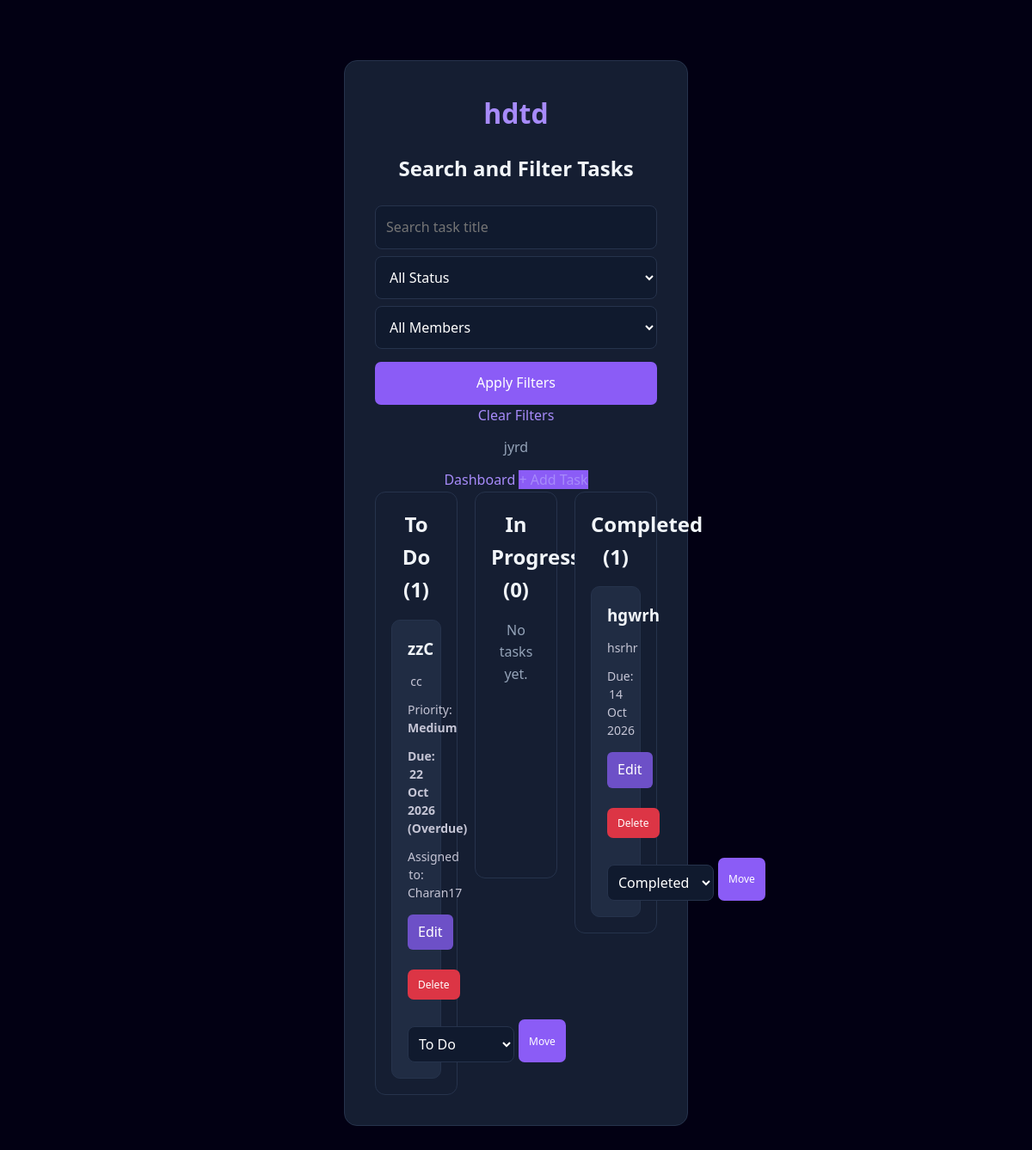
The page /project/4/tasks/ (signed in) on the database its author committed.
### core/models.py (models this page shows, shortened)
class Project(models.Model):
    name = models.CharField(max_length=200)
    description = models.TextField()
    created_by = models.ForeignKey(
        User,
        on_delete=models.CASCADE,
        related_name='created_projects'
    )
    members = models.ManyToManyField(
        User,
        related_name='joined_projects',
        blank=True
    )
    created_at = models.DateTimeField(auto_now_add=True)
    CATEGORY_CHOICES = [
    ('Development', 'Development'),
    ('Design', 'Design'),
    ('Research', 'Research'),
    ('Education', 'Education'),
    ('Business', 'Business'),
    ('Others', 'Others'),
    ]
    category = models.CharField(
    max_length=20,
    choices=CATEGORY_CHOICES,
    default='Others'
    )

class Task(models.Model):
    STATUS_CHOICES = [
        ('To Do', 'To Do'),
        ('In Progress', 'In Progress'),
        ('Completed', 'Completed'),
    ]
    PRIORITY_CHOICES = [
        ('Low', 'Low'),
        ('Medium', 'Medium'),
        ('High', 'High'),
    ]
    priority = models.CharField(
        max_length=10,
        choices=PRIORITY_CHOICES,
        default='Medium'
    )
    project = models.ForeignKey(
        Project,
        on_delete=models.CASCADE,
        related_name='tasks'
    )
    attachment = models.FileField(
    upload_to='task_attachments/',
    blank=True,
    null=True
    )
    title = models.CharField(max_length=200)
    description = models.TextField()
    assigned_to = models.ForeignKey(
        User,
        on_delete=models.SET_NULL,
        null=True,
        blank=True,
        related_name='assigned_tasks'
    )
    status = models.CharField(
        max_length=20,
        choices=STATUS_CHOICES,
        default='To Do'
    )
    due_date = models.DateField(null=True, blank=True)
    created_at = models.DateTimeField(auto_now_add=True)

### core/views.py (the view)
# urls.py: path('project/<int:project_id>/tasks/', views.project_tasks, name='project_tasks'),
@login_required
def project_tasks(request, project_id):
    project = get_object_or_404(
        Project,
        id=project_id,
        members=request.user
    )
    tasks = Task.objects.filter(
        project=project
    ).select_related('assigned_to')
    search = request.GET.get('search', '').strip()
    status = request.GET.get('status', '')
    assigned_to = request.GET.get('assigned_to', '')
    if search:
        tasks = tasks.filter(title__icontains=search)
    if status in ['To Do', 'In Progress', 'Completed']:
        tasks = tasks.filter(status=status)
    if assigned_to.isdigit():
        tasks = tasks.filter(assigned_to_id=int(assigned_to))
    todo_tasks = tasks.filter(status='To Do')
    progress_tasks = tasks.filter(status='In Progress')
    completed_tasks = tasks.filter(status='Completed')
    return render(request, 'core/tasks.html', {
        'project': project,
        'tasks': tasks,
        'todo_tasks': todo_tasks,
        'progress_tasks': progress_tasks,
        'completed_tasks': completed_tasks,
        'today': timezone.localdate(),
        'members': project.members.all(),
        'search': search,
        'selected_status': status,
        'selected_member': assigned_to,
    })

### core/templates/core/tasks.html (shortened to what this page needs)
{% load static %}
<!DOCTYPE html>
<html>
<head>
    <link rel="stylesheet" href="{% static 'core/style.css' %}">
</head>
<body>
<div class="container">
    <header class="dashboard-header">
        <div>
            <h1>{{ project.name }}</h1>
<h2>Search and Filter Tasks</h2>
<form method="GET">
    <input
        type="text"
        name="search"
        placeholder="Search task title"
        value="{{ search }}"
    >
    <select name="status">
        <option value="">All Status</option>
    </select>
    <select name="assigned_to">
        <option value="">All Members</option>
    </select>
    <button type="submit">Apply Filters</button>
    <a href="{% url 'project_tasks' project.id %}">
        Clear Filters
    </a>
</form>
            <p>{{ project.description }}</p>
        </div>
        <div>
            <a href="{% url 'dashboard' %}" class="dashboard-btn">
                Dashboard
            </a>
            <a href="{% url 'create_task' project.id %}" class="add-btn">
                + Add Task
            </a>
        </div>
    </header>
    <div class="kanban-board">
        <div class="kanban-column">
            <h2>To Do ({{ todo_tasks.count }})</h2>
            {% for task in todo_tasks %}
                <div class="task-card">
                    <h3>{{ task.title }}</h3>
                    <p>{{ task.description }}</p>
                    <p>
    Priority:
    <strong>{{ task.priority }}</strong>
</p>
                    {% if task.due_date %}
                        <p class="due-date
                        {% if task.due_date < today %}
                            overdue
                        {% endif %}">
                            Due: {{ task.due_date|date:"d M Y" }}
                            {% if task.due_date < today %}
                                (Overdue)
                            {% endif %}
                        </p>
                    {% else %}
                        <p class="due-date">No deadline</p>
                    {% endif %}
                    {% if task.assigned_to %}
                        <p>Assigned to: {{ task.assigned_to.username }}</p>
                    {% endif %}
                    {% include "core/task_actions.html" %}
                </div>
            {% empty %}
                <p>No tasks yet.</p>
            {% endfor %}
        </div>
        <div class="kanban-column">
            <h2>In Progress ({{ progress_tasks.count }})</h2>
            {% for task in progress_tasks %}
                <div class="task-card">
                    <h3>{{ task.title }}</h3>
                    <p>{{ task.description }}</p>
                    {% if task.due_date %}
                        <p class="due-date
                        {% if task.due_date < today %}
                            overdue
                        {% endif %}">
                            Due: {{ task.due_date|date:"d M Y" }}
                            {% if task.due_date < today %}
                                (Overdue)
                            {% endif %}
                        </p>
                    {% else %}
                        <p class="due-date">No deadline</p>
                    {% endif %}
                    {% if task.assigned_to %}
                        <p>Assigned to: {{ task.assigned_to.username }}</p>
                    {% endif %}
                    {% include "core/task_actions.html" %}
                </div>
            {% empty %}
                <p>No tasks yet.</p>
            {% endfor %}
        </div>
        <div class="kanban-column">
            <h2>Completed ({{ completed_tasks.count }})</h2>
            {% for task in completed_tasks %}
                <div class="task-card">
                    <h3>{{ task.title }}</h3>
                    <p>{{ task.description }}</p>
                    {% if task.due_date %}
                        <p class="due-date">
                            Due: {{ task.due_date|date:"d M Y" }}
                        </p>
                    {% else %}
                        <p class="due-date">No deadline</p>
                    {% endif %}
                    {% include "core/task_actions.html" %}
                </div>
            {% empty %}
                <p>No completed tasks.</p>
            {% endfor %}
        </div>
    </div>
</div>
</body>
</html>

### core/templates/core/task_actions.html (shortened to what this page needs)
<div class="task-actions">
    <a href="{% url 'edit_task' task.id %}">
        Edit
    </a>
    <form method="POST"
          action="{% url 'delete_task' task.id %}"
          onsubmit="return confirm('Delete this task?');">
        <button type="submit" class="delete-btn">
            Delete
        </button>
    </form>
    <form method="POST"
          action="{% url 'update_task_status' task.id %}"
          class="status-form">
        <select name="status">
            <option value="To Do"
                {% if task.status == 'To Do' %}selected{% endif %}>
                To Do
            </option>
            <option value="Completed"
                {% if task.status == 'Completed' %}selected{% endif %}>
                Completed
            </option>
        </select>
        <button type="submit">Move</button>
    </form>
</div>

### core/static/core/style.css (style rules this page uses)
* { margin: 0; padding: 0; box-sizing: border-box; }
:root { --bg: #0b1020; --sidebar: #10172a; --card: #151e32; --card-hover: #1b2740; --border: #26334c; --purple: #8b5cf6; --purple-light: #a78bfa; --text: #f1f5f9; --muted: #94a3b8; --green: #22c55e; --blue: #38bdf8; --orange: #f59e0b; --red: #ef4444; }
body { font-family: 'Segoe UI', Arial, sans-serif; background: var(--bg); color: var(--text); min-height: 100vh; line-height: 1.6; }
a { color: var(--purple-light); text-decoration: none; }
button, input, select, textarea { font: inherit; }
button { cursor: pointer; }
input, select, textarea { background: #101a2e; color: white; border: 1px solid var(--border); border-radius: 8px; padding: 12px; outline: none; }
.container { width: 400px; max-width: 92%; padding: 35px; background: var(--card); border: 1px solid var(--border); border-radius: 15px; text-align: center; margin: 70px auto; }
.container h1 { color: var(--purple-light); margin-bottom: 20px; }
.container h2 { margin-bottom: 15px; }
.container p { color: var(--muted); margin: 12px 0; }
.container form { margin-top: 20px; }
.container input, .container select, .container textarea { width: 100%; margin-top: 8px; }
.container button { width: 100%; padding: 12px; background: var(--purple); color: white; border: none; border-radius: 7px; margin-top: 15px; }
form:not(.filter-form):not(.owner-actions form) { margin-top: 15px; }
.add-btn { background: var(--purple); }
.kanban-board { display: grid; grid-template-columns: repeat(3, minmax(0, 1fr)); gap: 20px; align-items: start; }
.kanban-column { background: var(--card); border: 1px solid var(--border); padding: 18px; border-radius: 12px; min-height: 450px; }
.task-card { background: #202c43; padding: 18px; border-radius: 10px; border: 1px solid var(--border); cursor: grab; transition: 0.2s; }
.task-card p { color: #c5c5d5; font-size: 14px; line-height: 1.5; }
.task-actions { margin-top: 15px; display: flex; flex-wrap: wrap; gap: 8px; align-items: center; }
.task-actions a { background: #6d50c7; color: white; padding: 8px 12px; border-radius: 6px; }
.task-actions form { margin: 0; }
.task-actions button { width: auto; margin: 0; padding: 8px 12px; font-size: 12px; }
.task-actions .delete-btn { background: #dc3545; }
.task-actions select { width: auto; max-width: 125px; padding: 8px; }
.status-form { display: flex; gap: 5px; }
.due-date { color: #c4b5fd; font-size: 13px; margin-top: 10px; }
.overdue { color: #ff6b6b; font-weight: bold; }
body { background: rgb(2, 0, 19) !important; }

### rows shown on the page
Project: name "hdtd", description "jyrd"
Task: title "zzC", description "cc", priority "Medium", due_date "22 Oct 2026", shows "(Overdue)", assigned_to.username "Charan17", status "To Do"
Task: title "hgwrh", description "hsrhr", due_date "14 Oct 2026", status "Completed"

### other values the page prints
{{ todo_tasks.count }} "1"
{{ progress_tasks.count }} "0"
{{ completed_tasks.count }} "1"
